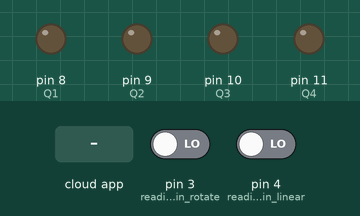
This sketch was run on a simulated Arduino Uno, built with avr-gcc and run on an emulated ATmega328P. Shown: output pins drawn as LEDs (lit = HIGH). The inputs (shaded band) are chosen by the test bench; at power-on: pin 3 (reading_in_rotate) LOW, pin 4 (reading_in_linear) LOW. The ROS host is connected and sends only what is stated.

Above: at 1.2 s.
1.3 s: the phone or cloud app sets motor_q1 to 45
At 2.4 s:
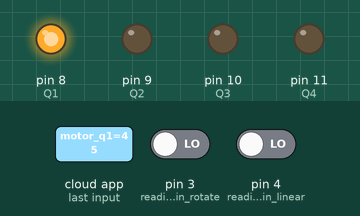
2.8 s: the phone or cloud app sets motor_q2 to 0
At 4.0 s:
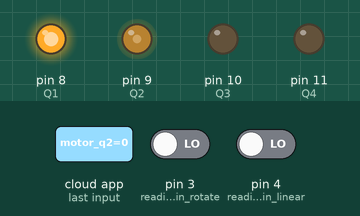
4.3 s: the phone or cloud app sets motor_q3 to 0
At 4.8 s:
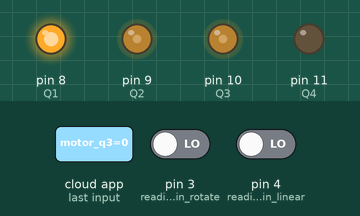
5.8 s: the phone or cloud app sets motor_q4 to 0
At 7.0 s:
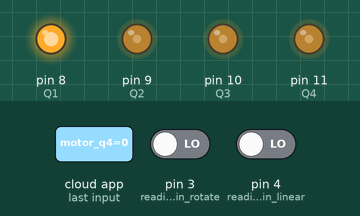
7.3 s: the phone or cloud app sets motor_q1 to 0
At 7.6 s:
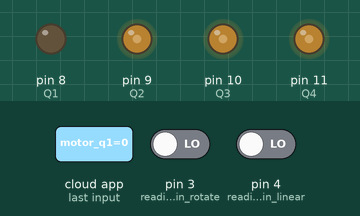
8.8 s: the phone or cloud app sets motor_q2 to 45
At 9.4 s:
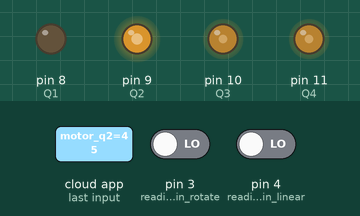
Timing chart, 0 to 11.3 s (numbered marks = the images above; inputs shaded):
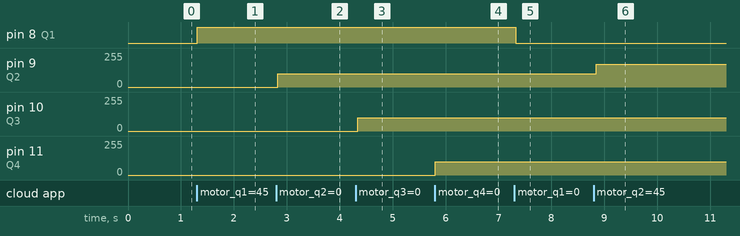

Measured:
- after the input at 1.3 s, pin 8 (Q1): LOW → HIGH at once
- after the input at 2.8 s, pin 9 (Q2): 0/255 → 100/255 at once
- after the input at 4.3 s, pin 10 (Q3): 0/255 → 100/255 after 0.05 s
- after the input at 5.8 s, pin 11 (Q4): 0/255 → 100/255 at once
- after the input at 7.3 s, pin 8 (Q1): HIGH → LOW at once
- after the input at 8.8 s, pin 9 (Q2): 100/255 → 169/255 at once

The sketch:

WAM_V_arduino_controller.ino
```cpp
#if (ARDUINO >= 100)
 #include <Arduino.h>
#else
 #include <WProgram.h>
#endif
#include <ros.h>
#include <std_msgs/Bool.h>
#include <std_msgs/UInt16.h>
#include <std_msgs/Float64.h>

int ch1, linear; // linear drive
int ch2; //turning left joystic
int rotate, inv_rotate; //rotation
int auto_q1, auto_q2, auto_q3, auto_q4;
int back_linear;
int count = 0;

std_msgs::UInt16 test;
ros::NodeHandle nh;

void q1_cb(const std_msgs::UInt16& cmd_msg){
  auto_q1= map(cmd_msg.data, 0, 100, 100, 255);
  analogWrite(8, auto_q1);
}
void q2_cb(const std_msgs::UInt16& cmd_msg){
  auto_q2= map(cmd_msg.data, 0, 100, 100, 255);
  analogWrite(9, auto_q2);
}
void q3_cb(const std_msgs::UInt16& cmd_msg){
  auto_q3= map(cmd_msg.data, 0, 100, 100, 255);
  analogWrite(10, auto_q3);
}
void q4_cb(const std_msgs::UInt16& cmd_msg){
  auto_q4= map(cmd_msg.data, 0, 100, 100, 255);
  analogWrite(11, auto_q4);
}

ros::Subscriber<std_msgs::UInt16> motor_q1_sub("motor_q1", q1_cb);
ros::Subscriber<std_msgs::UInt16> motor_q2_sub("motor_q2", q2_cb);
ros::Subscriber<std_msgs::UInt16> motor_q3_sub("motor_q3", q3_cb);
ros::Subscriber<std_msgs::UInt16> motor_q4_sub("motor_q4", q4_cb);

void setup(){
  nh.initNode();
  nh.subscribe(motor_q1_sub);
  nh.subscribe(motor_q2_sub);
  nh.subscribe(motor_q3_sub);
  nh.subscribe(motor_q4_sub);

  pinMode(4, INPUT); //reading in linear
  pinMode(3, INPUT); //reading in rotate
  pinMode(8, OUTPUT);   //Q1
  pinMode(9, OUTPUT);   //Q2
  pinMode(10, OUTPUT);  //Q3
  pinMode(11, OUTPUT);  //Q4

}

void loop(){
  ch1 = pulseIn(3, HIGH, 25000);
  ch2 = pulseIn(4, HIGH, 25000);
  rotate = map(ch2, 1130, 1960, 100, 245);
  linear = map(ch1, 1130, 1869, 245, 100);
  inv_rotate = map(rotate, 100, 245, 245, 100);
  back_linear = map(linear, 245, 100, 100, 245);

  if(linear > 50 && linear < 255){
    noInterrupts();
    analogWrite(8, back_linear);
    analogWrite(9, back_linear);
    analogWrite(10, linear);
    analogWrite(11, linear);

    if(rotate> 180){ //rotate right
      analogWrite(8, rotate);
      analogWrite(9, inv_rotate);
      analogWrite(10, rotate);
      analogWrite(11, inv_rotate);
    }

    if(rotate<140){ //rotate left
      analogWrite(8, rotate);
      analogWrite(9, inv_rotate);
      analogWrite(10, rotate);
      analogWrite(11, inv_rotate);
    }

  }
  else{
    interrupts();
  }

  nh.spinOnce();
  delay(1);

}
```
